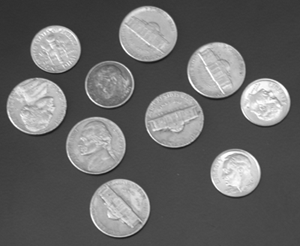
#> input picture SIP/ass1/Images/coins.png, 300 x 246 px, found by its file name
$ python main8.py
#> lines starting #> are read from the running program, lines starting #| are printed output that depends on the picture; after the words box and inside, x2 and y2 are one past the last pixel; in counts of white or black regions, pixels touching at a corner belong together
### SIP/ass8/code/functions.py
#!/usr/bin/env python3
# -*- coding: utf-8 -*-
"""
Created on Tue Mar 26 10:29:05 2019

@author: luise
"""

"""
###############################################################################
All functions used in the 8th Assignment
###############################################################################
"""


#import packages
import numpy as np
import matplotlib.pyplot as plt
from skimage import feature
from skimage.feature import peak_local_max
from skimage.transform import hough_line, hough_line_peaks, hough_circle, hough_circle_peaks
from scipy.signal import argrelextrema
import cv2 as cv


def find_threshold(img, order = 10):
  """
  finds the optimal threshold.
  optimal: the nearest local minimum of the intensity histogram next to the
  mean intensity value of the image. The variable order defines how many
  neigbours are included to find the local minimum.
  """
  # mean intensity
  img_mean = np.mean(img)
  #local min
  histo = np.histogram(img, bins  = 256)
  min_loc = argrelextrema(histo[0], np.less, order=order )
  #local min nearest to mean
  min_val = np.argmin(np.absolute(min_loc - img_mean))
  #threshold value
  threshold = min_loc[0][min_val]
  return(threshold)


def segmentation_histo(img, order = 10):
  """
  segmentation of a gray scale image
  """
  threshold = find_threshold(img, order)
  #print(threshold)
  #threshold the image
  img_thresh = cv.threshold(img,threshold,255,cv.THRESH_BINARY)
  return(threshold, img_thresh[1])


# [78 lines left out: functions hough_trans_line, hough_trans_line_peak, make_circle, segmentation_hough, not called in this run]

### SIP/ass8/code/main8.py
#!/usr/bin/env python3
# -*- coding: utf-8 -*-
"""
Created on Tue Mar 26 10:29:05 2019

@author: luise
"""

"""
###############################################################################
          ASSIGNMENT 8 - Group
###############################################################################
"""


#import other files
import functions as fct

#import packages
import os #path
import numpy as np
import matplotlib.pyplot as plt
from skimage import io
from skimage.transform import hough_line


script_path = os.getcwd().split('\\')[-1]
image_path = script_path +'/images/'


"""
EXERCISE 1.3:
  Implement a histogram based segmentation method that given a grayscale image
  analyzes the histogram to automatically and a good threshold. Test the method
  on the images coins.png and overlapping_euros1.png.
"""

img_coin = io.imread(image_path + 'coins.png')
#> img_coin is the input picture: shape (246, 300); min 23, max 255, mean 103
img_euro = io.imread(image_path + 'overlapping_euros1.png')
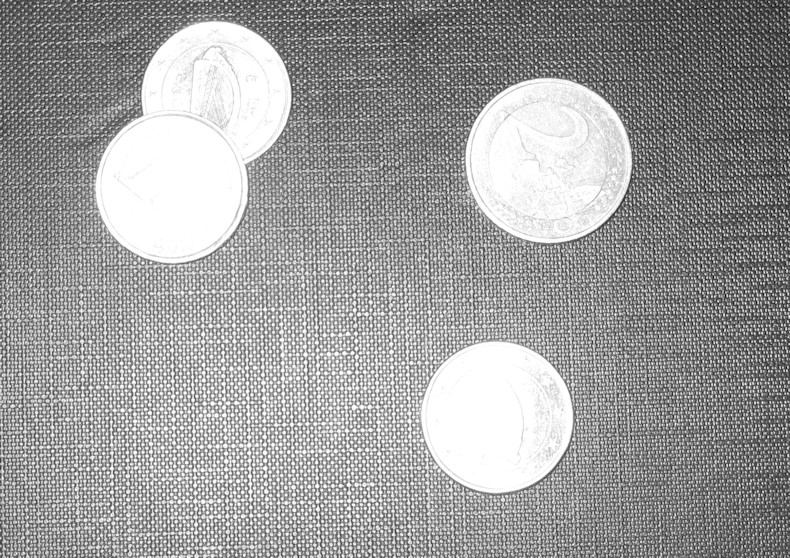
#> input picture SIP/ass1/Images/overlapping_euros1.png, 790 x 558 px, found by its file name
#> img_euro is the input picture: shape (558, 790); min 0, max 255, mean 157.2

#compute the histograms with numpy
his_coin = np.histogram(img_coin, bins  = 256)
his_euro = np.histogram(img_euro, bins  = 256)
#plot the histograms
fig, ax = plt.subplots(2, 2, figsize = (7,5))
ax[0, 0].imshow(img_coin, cmap = 'gray')
ax[0, 0].axis('off')
ax[0, 0].set_title('coins.png')
ax[0, 1].imshow(img_euro, cmap = 'gray')
ax[0, 1].axis('off')
ax[0, 1].set_title('overlapping_euros1.png')
ax[1, 0].hist(img_coin.flatten(), bins = 256)
ax[1, 0].set_title('intensity histogram')
ax[1, 0].set_xlabel('intensity')
ax[1, 0].set_ylabel('counts')
ax[1, 1].hist(img_euro.flatten(), bins = 256)
ax[1, 1].set_title('intensity histogram')
ax[1, 1].set_xlabel('intensity')

fig.savefig(image_path + '1_histo.png', bbox = 'tight')
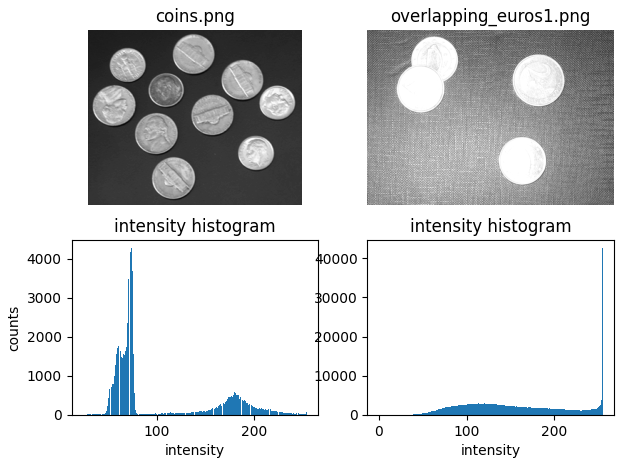
#> figure drawn by matplotlib, 4 panels; panel 3: tallest bar 4264 high, from x = 72.84 to 73.75; panel 4: tallest bar 42471 high, from x = 254 to 255

#compute the threshhold
thresh_coin, img_coin_thresh = fct.segmentation_histo(img_coin)
#> in find_threshold, `img_mean = np.mean(img)`: img_mean = 103
#> in find_threshold, `min_loc = argrelextrema(histo[0], np.less, order=order )`: min_loc = ([10, 42, 74, 106, 138, 170, 202, 234, 245],)
#> in find_threshold, `min_val = np.argmin(np.absolute(min_loc - img_mean))`: min_val = 3
#> in find_threshold, `threshold = min_loc[0][min_val]`: threshold = 106
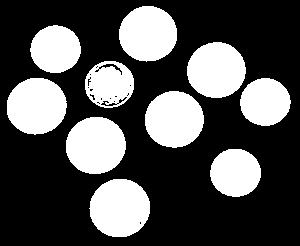
#> img_coin_thresh: shape (246, 300); 31.6% white; 10 white regions, largest, box (x1, y1, x2, y2) and area: (89, 179, 150, 237) 2784, (66, 117, 126, 174) 2708, (7, 78, 67, 135) 2682
#> thresh_coin = 106
thresh_euro, img_euro_thresh = fct.segmentation_histo(img_euro)
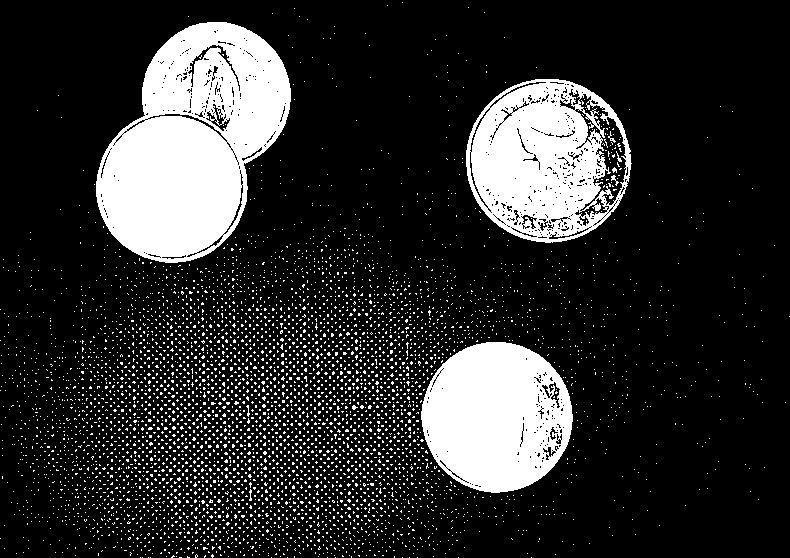
#> img_euro_thresh: shape (558, 790); 18.2% white; 4789 white regions (4781 under 20 px), largest, box (x1, y1, x2, y2) and area: (96, 22, 291, 263) 30099, (466, 79, 632, 243) 17255, (421, 342, 573, 493) 17243
#> thresh_euro = 231
#Visualization of the threshhold
fig, ax = plt.subplots(2, 2, figsize = (7,5))
ax[0, 0].imshow(img_coin, cmap = 'gray')
ax[0, 0].axis('off')
ax[0, 0].set_title('coins.png')
ax[0, 1].imshow(img_euro, cmap = 'gray')
ax[0, 1].axis('off')
ax[0, 1].set_title('overlapping_euros1.png')
ax[1, 0].imshow(img_coin_thresh, cmap = 'gray')
ax[1, 0].set_title('threshhold = %i' %thresh_coin)
ax[1, 0].axis('off')
ax[1, 1].imshow(img_euro_thresh, cmap = 'gray')
ax[1, 1].set_title('threshhold  = %i' %thresh_euro)
ax[1, 1].axis('off')

fig.savefig(image_path + '1_thresh.png', bbox = 'tight')


"""
EXERCISE 2.1:
  Implement straight line Hough Transform, describe how your implementation
  works and possible issues your implementation can have (e.g. computational
  complexity).
"""
#> (the run stopped early here; a loop or call above may not have finished)
